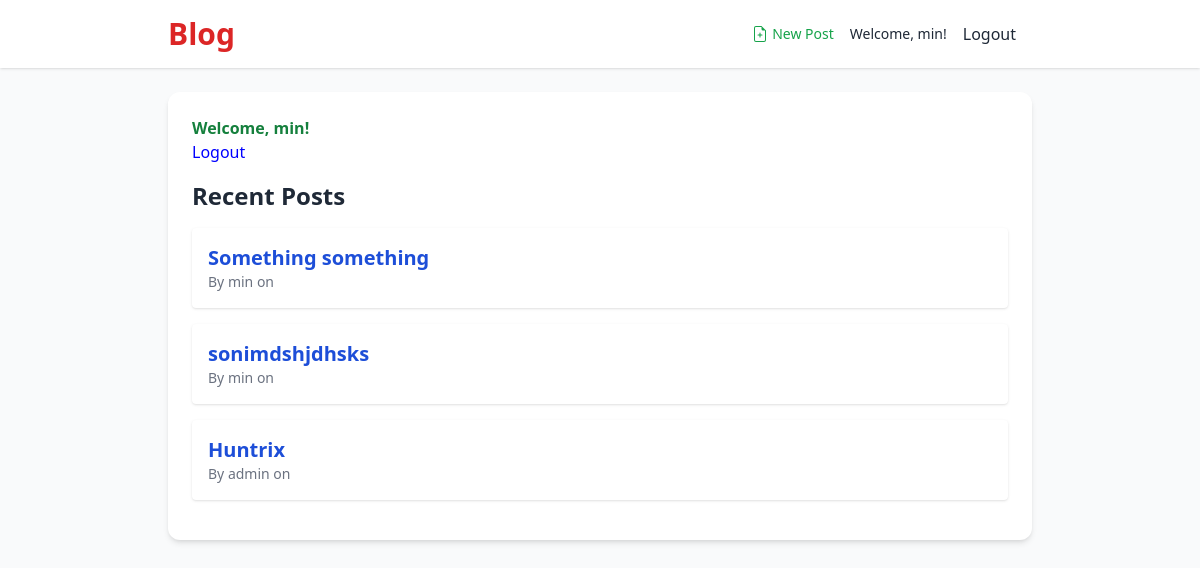
The page / (signed in) on the database as committed earlier.
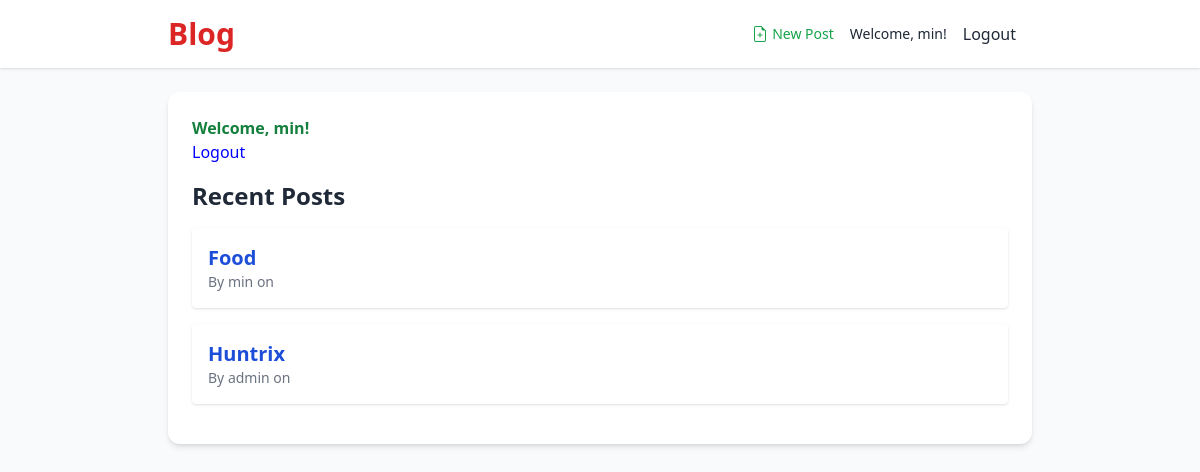
The same page on the database as committed later.
### blog/models.py (models this page shows, shortened)
class Post(models.Model):
    author = models.ForeignKey(settings.AUTH_USER_MODEL, on_delete=models.CASCADE)
    title = models.CharField(max_length=200)
    text = models.TextField()
    image = models.ImageField(upload_to='post_images/', blank=True, null=True)
    created_date = models.DateTimeField(default=timezone.now)
    published_date = models.DateTimeField(blank=True, null=True)

### blog/views.py (the view)
# urls.py: 2. Add a URL to urlpatterns:  path('', views.home, name='home')
def home(request):
    posts = Post.objects.filter(published_date__lte=timezone.now()).order_by('-published_date')
    return render(request, 'blog/home.html', {'posts': posts})

### blog/templates/blog/home.html (shortened to what this page needs)
{% extends "blog/base.html" %} {% block content %}
<div class="mb-4">
  {% if user.is_authenticated %}
  <p class="text-green-700 font-semibold">Welcome, {{ user.username }}!</p>
  <form method="POST" action="{% url 'logout' %}" style="display: inline;">
  <button type="submit" class="btn btn-link" style="border: none; background: none; padding: 0; color: blue; cursor: pointer;">
    Logout
  </button>
</form>
  {% else %}
  <p class="text-blue-600">You are not logged in.</p>
  <a href="{% url 'login' %}" class="text-blue-500 underline">Login</a>
  {% endif %}
</div>
<h2 class="text-2xl font-bold mb-4">Recent Posts</h2>
{% for post in posts %}
<div class="mb-4 p-4 bg-white rounded shadow">
  <h3 class="text-xl font-bold">
    <a
      href="{% url 'post_detail' pk=post.pk %}"
      class="text-blue-700 hover:underline"
    >
      {{ post.title }}
    </a>
  </h3>
  <p class="text-gray-500 text-sm">
    By {{ post.author }} on {{ post.published_at|date:"F d, Y" }}
  </p>
</div>
{% empty %}
<p>No posts yet. Stay tuned!</p>
{% endfor %} {% endblock %}

Rows that differ between the two databases and show on the page:
removed Post: title "Something something", author "min"
removed Post: title "sonimdshjdhsks", author "min"
added Post: title "Food", author "min"
